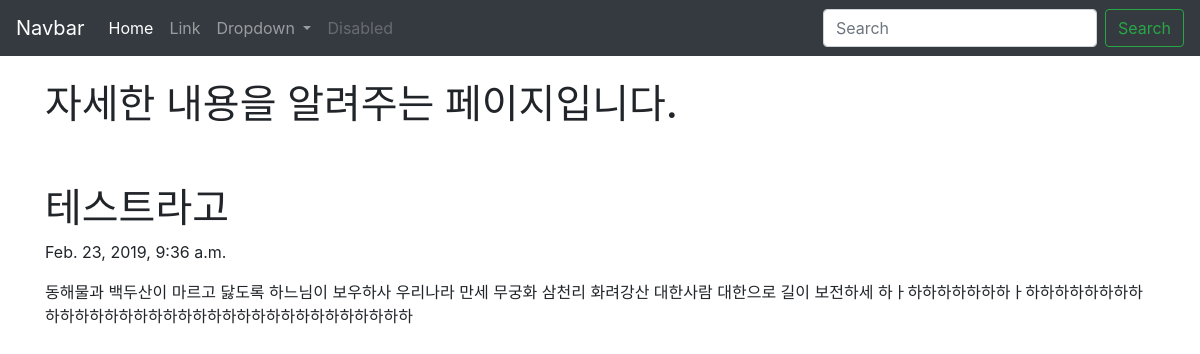
Page /blog/2 on the committed database.
### blogapp/models.py (models this page shows, shortened)
class Blog(models.Model):
    title = models.CharField(max_length=200)
    pub_date = models.DateTimeField('date published')
    body = models.TextField()

### blogapp/views.py (the view)
# urls.py: path('blog/<int:blog_id>',blogapp.views.detail, name="detail"),
def detail(request,blog_id):
    details = get_object_or_404(Blog,pk=blog_id)
    return render(request, 'detail.html', {'details':details}) #마지막 데이터를 html에 담아서 html을 띄워라

### blogapp/templates/detail.html (shortened to what this page needs)
<head>
    <link rel="stylesheet" href="https://stackpath.bootstrapcdn.com/bootstrap/4.3.1/css/bootstrap.min.css">
</head>
<body>
    <nav class="navbar navbar-expand-lg navbar-dark bg-dark">
        <a class="navbar-brand" href="#">Navbar</a>
        <div class="collapse navbar-collapse" id="navbarSupportedContent">
          <ul class="navbar-nav mr-auto">
            <li class="nav-item active">
              <a class="nav-link" href="#">Home <span class="sr-only">(current)</span></a>
            </li>
            <li class="nav-item">
              <a class="nav-link" href="#">Link</a>
            </li>
            <li class="nav-item dropdown">
              <a class="nav-link dropdown-toggle" href="#" id="navbarDropdown" role="button" data-toggle="dropdown" aria-haspopup="true" aria-expanded="false">
                Dropdown
              </a>
            </li>
            <li class="nav-item">
              <a class="nav-link disabled" href="#" tabindex="-1" aria-disabled="true">Disabled</a>
            </li>
          </ul>
          <form class="form-inline my-2 my-lg-0">
            <input class="form-control mr-sm-2" type="search" placeholder="Search" aria-label="Search">
            <button class="btn btn-outline-success my-2 my-sm-0" type="submit">Search</button>
          </form>
        </div>
      </nav>
      <div class="container">
          <br>
          <h1>자세한 내용을 알려주는 페이지입니다.</h1>
          <br><br>
          <h1>{{details.title}}</h1>
          <p>{{details.pub_date}}</p>
          <p>{{details.body}}</p>
      </div>
</body>

### rows in the picture
Blog: title "테스트라고", pub_date "Feb. 23, 2019, 9:36 a.m.", body "동해물과 백두산이 마르고 닳도록 하느님이 보우하사 우리나라 만세 무궁화 삼천리 화려강산 대한사람 대한으로 길이 보전하세 하ㅏ하하하하하하하ㅏ하하하하하하하하하하하하하하하하하하하하하하하하하하하하하하하하하"
